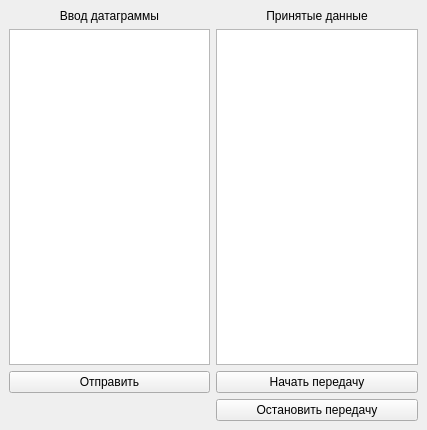
<?xml version="1.0" encoding="UTF-8"?>
<ui version="4.0">
 <class>MainWindow</class>
 <widget class="QMainWindow" name="MainWindow">
  <property name="geometry">
   <rect>
    <x>0</x>
    <y>0</y>
    <width>427</width>
    <height>430</height>
   </rect>
  </property>
  <property name="windowTitle">
   <string>MainWindow</string>
  </property>
  <widget class="QWidget" name="centralwidget">
   <layout class="QGridLayout" name="gridLayout">
    <item row="0" column="4">
     <widget class="QLabel" name="lb_receiveData">
      <property name="text">
       <string>Принятые данные</string>
      </property>
      <property name="alignment">
       <set>Qt::AlignCenter</set>
      </property>
     </widget>
    </item>
    <item row="2" column="4">
     <widget class="QPushButton" name="pb_start">
      <property name="text">
       <string>Начать передачу</string>
      </property>
     </widget>
    </item>
    <item row="1" column="4">
     <widget class="QTextEdit" name="te_result"/>
    </item>
    <item row="3" column="4">
     <widget class="QPushButton" name="pb_stop">
      <property name="text">
       <string>Остановить передачу</string>
      </property>
     </widget>
    </item>
    <item row="1" column="0">
     <widget class="QTextEdit" name="te_sent"/>
    </item>
    <item row="0" column="0">
     <widget class="QLabel" name="lb_sentData">
      <property name="text">
       <string>Ввод датаграммы</string>
      </property>
      <property name="alignment">
       <set>Qt::AlignCenter</set>
      </property>
     </widget>
    </item>
    <item row="2" column="0">
     <widget class="QPushButton" name="pb_sent">
      <property name="text">
       <string>Отправить</string>
      </property>
     </widget>
    </item>
   </layout>
  </widget>
 </widget>
 <resources/>
 <connections/>
</ui>
